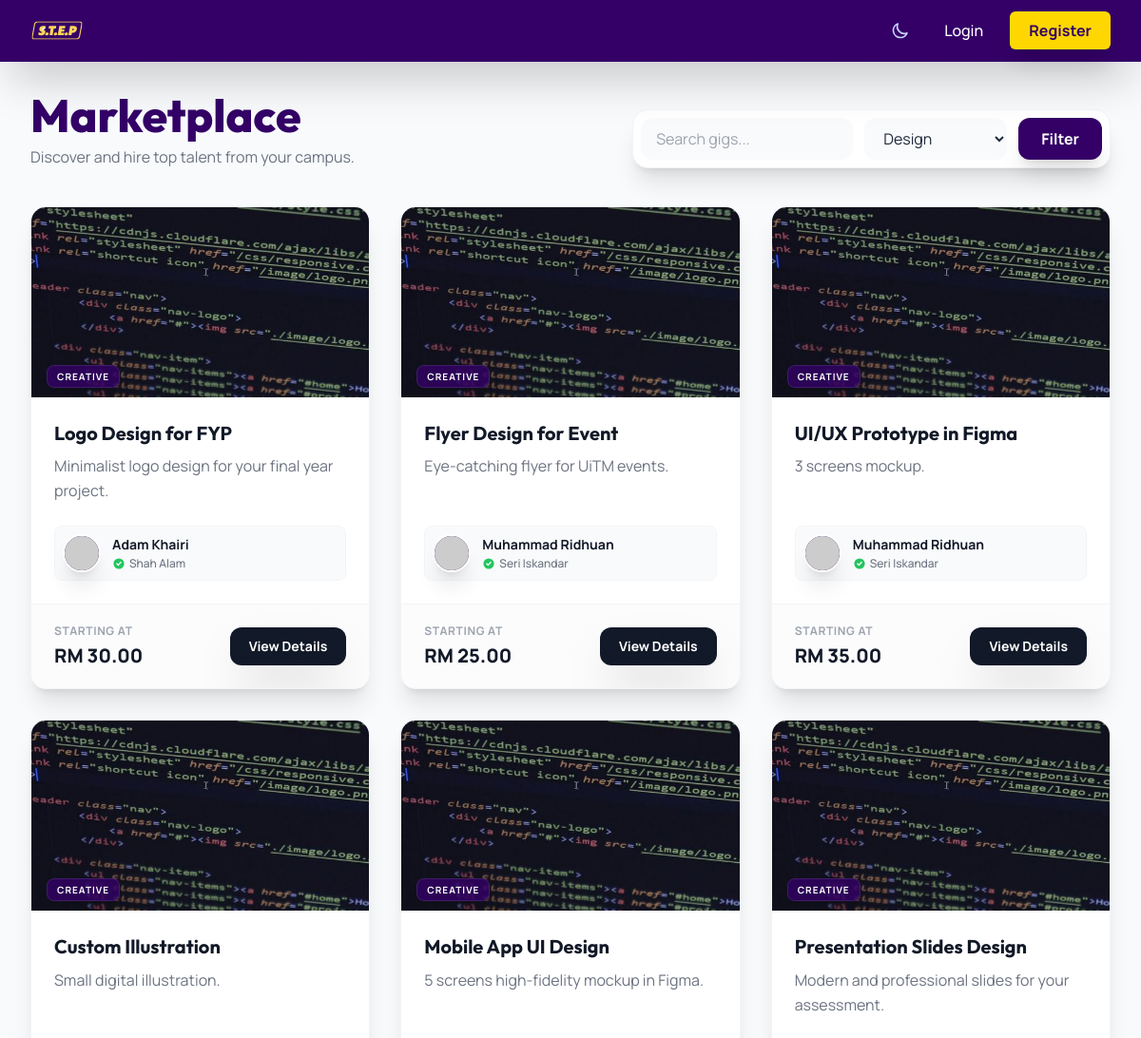
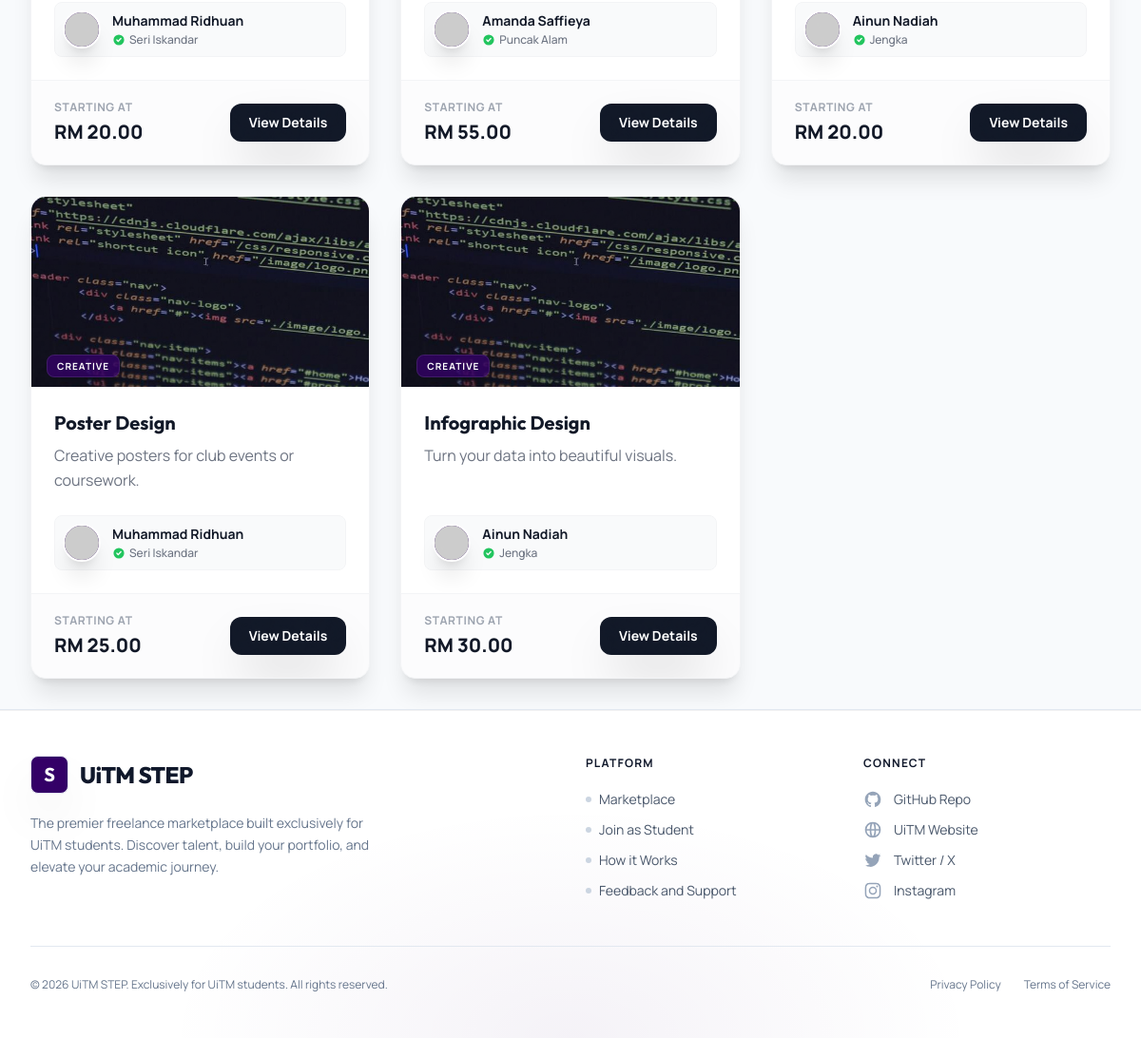
The page /marketplace?tag=Design on the database its author committed (2 pictures, top to bottom).
### tables this page shows
CREATE TABLE IF NOT EXISTS gigs (
    gig_id INT AUTO_INCREMENT PRIMARY KEY,
    seller_id INT NOT NULL,
    title VARCHAR(255) NOT NULL,
    description TEXT NOT NULL,
    price DECIMAL(10,2) NOT NULL,
    category VARCHAR(100) NOT NULL,
    status ENUM('active', 'inactive') DEFAULT 'active',
    image_url VARCHAR(255) DEFAULT NULL,
    youtube_url VARCHAR(255) DEFAULT NULL,
    created_at TIMESTAMP DEFAULT CURRENT_TIMESTAMP,
    FOREIGN KEY (seller_id) REFERENCES users(user_id) ON DELETE CASCADE
);

CREATE TABLE IF NOT EXISTS users (
    user_id INT AUTO_INCREMENT PRIMARY KEY,
    student_id VARCHAR(20) UNIQUE NOT NULL,
    name VARCHAR(100) NOT NULL,
    email VARCHAR(100) UNIQUE NOT NULL,
    password VARCHAR(255) NOT NULL,
    campus VARCHAR(100) NOT NULL,
    role ENUM('student', 'admin', 'banned') DEFAULT 'student',
    profile_picture VARCHAR(255) DEFAULT NULL,
    bio TEXT DEFAULT NULL,
    is_verified TINYINT(1) DEFAULT 0,
    otp_code VARCHAR(10) DEFAULT NULL,
    created_at TIMESTAMP DEFAULT CURRENT_TIMESTAMP
);

### includes/functions.php (called while the page is built, shortened)
<?php
function escape($string) {
    return htmlspecialchars($string ?? '', ENT_QUOTES, 'UTF-8');
}
function asset_url($path) {
    return ROOT_URL . ltrim($path, '/');
}
?>

### marketplace.php (the view, shortened to what this page needs)
<?php
require_once 'includes/functions.php';
require_once 'includes/db.php';
$limit = 9;
$page = isset($_GET['page']) ? (int)$_GET['page'] : 1;
$offset = ($page - 1) * $limit;
$tag_filter = $_GET['tag'] ?? '';
$search_query = trim($_GET['search'] ?? '');
$params = [];
$where_clauses = ["g.status = 'active'", "u.role = 'student'"];
$join_tags = "";
if (!empty($tag_filter)) {
    $join_tags = "JOIN gig_tags gt ON g.gig_id = gt.gig_id JOIN tags t ON gt.tag_id = t.tag_id";
    $where_clauses[] = "t.name = ?";
    $params[] = $tag_filter;
}
$where_sql = implode(' AND ', $where_clauses);
$sql = "SELECT g.*, u.name as seller_name, u.campus, u.profile_picture
        FROM gigs g
        JOIN users u ON g.seller_id = u.user_id
        $join_tags
        WHERE $where_sql
        GROUP BY g.gig_id
        ORDER BY g.created_at DESC
        LIMIT $limit OFFSET $offset";
$stmt = $pdo->prepare($sql);
$stmt->execute($params);
$gigs = $stmt->fetchAll();
$tags = $pdo->query("SELECT name FROM tags ORDER BY name ASC")->fetchAll();
require_once 'includes/header.php';
?>
<div class="mb-10 flex flex-col md:flex-row md:items-end justify-between gap-6">
    <div>
        <h1 class="text-4xl sm:text-5xl font-extrabold text-uitmPurple dark:text-white font-serif mb-2 transition-colors duration-300">Marketplace</h1>
        <p class="text-gray-500 dark:text-slate-400 transition-colors duration-300">Discover and hire top talent from your campus.</p>
    </div>
    <form action="marketplace" method="GET" class="flex flex-wrap gap-3 items-center bg-white dark:bg-slate-900 p-2 rounded-2xl shadow-xl border border-gray-100 dark:border-slate-800 transition-colors duration-300">
        <input type="text" name="search" placeholder="Search gigs..." value="<?php echo escape($search_query); ?>" class="px-4 py-2.5 bg-gray-50 dark:bg-slate-800 border-transparent rounded-xl focus:ring-2 focus:ring-uitmGold focus:bg-white dark:focus:bg-slate-700 text-slate-800 dark:text-slate-200 placeholder-gray-400 dark:placeholder-slate-500 transition-all outline-none w-full sm:w-auto">
        <select name="tag" class="px-4 py-2.5 bg-gray-50 dark:bg-slate-800 border-transparent rounded-xl focus:ring-2 focus:ring-uitmGold focus:bg-white dark:focus:bg-slate-700 text-slate-800 dark:text-slate-200 transition-all outline-none cursor-pointer max-w-[150px]">
            <?php foreach ($tags as $t): ?>
                <option value="<?php echo escape($t['name']); ?>" <?php if($tag_filter === $t['name']) echo 'selected'; ?>><?php echo escape($t['name']); ?></option>
            <?php endforeach; ?>
        </select>
        <button type="submit" class="bg-uitmPurple text-white px-6 py-2.5 rounded-xl hover:bg-indigo-900 transition-all duration-300 font-bold shadow-xl">Filter</button>
    </form>
</div>
<?php if (count($gigs) > 0): ?>
    <div class="grid grid-cols-1 md:grid-cols-2 lg:grid-cols-3 gap-8">
        <?php $delay = 0; ?>
        <?php foreach ($gigs as $gig): ?>
            <div class="bg-white dark:bg-slate-900 rounded-2xl shadow-xl hover:shadow-2xl transition-all duration-500 flex flex-col overflow-hidden border border-gray-100 dark:border-slate-800 transform hover:-translate-y-2 animate-fade-in-up opacity-0" style="animation-delay: <?php echo $delay; ?>ms; animation-fill-mode: forwards;">
                <div class="w-full aspect-video bg-gray-200 dark:bg-slate-800 relative overflow-hidden group">
                    <?php
                        $media_items = [];
                        if (empty($media_items)) {
                            $thumb = 'assets/img/cat_programming.jpg';
                            $media_items[] = ['type' => 'image', 'content' => asset_url($thumb)];
                        }
                    ?>
                    <div id="slider-<?php echo $gig['gig_id']; ?>" class="h-full w-full relative">
                        <?php foreach ($media_items as $index => $item): ?>
                            <div class="card-slide absolute inset-0 transition-opacity duration-300 <?php echo $index === 0 ? 'opacity-100 z-10' : 'opacity-0 z-0'; ?>" data-index="<?php echo $index; ?>">
                                <?php if ($item['type'] === 'youtube'): ?>
                                    <iframe class="w-full h-full pointer-events-none" src="<?php echo $item['content']; ?>?controls=0&mute=1&loop=1" frameborder="0"></iframe>
                                <?php else: ?>
                                    <img src="<?php echo $item['content']; ?>" alt="<?php echo escape($gig['title']); ?>" class="w-full h-full object-cover transition-transform duration-700 group-hover:scale-110">
                                <?php endif; ?>
                            </div>
                        <?php endforeach; ?>
                    </div>
                    <div class="absolute bottom-3 left-4 pointer-events-none z-20">
                        <span class="text-[10px] font-bold text-white uppercase tracking-widest bg-uitmPurple/80 backdrop-blur-sm px-2.5 py-1 rounded-lg border border-white/10 shadow-xl"><?php echo escape($gig['category']); ?></span>
                    </div>
                </div>
                <div class="p-6 flex-grow flex flex-col">
                    <h3 class="text-xl font-bold text-gray-900 dark:text-white mb-2 leading-snug hover:text-uitmPurple dark:hover:text-purple-300 transition-colors cursor-pointer font-serif line-clamp-2"><?php echo escape($gig['title']); ?></h3>
                    <p class="text-gray-500 dark:text-slate-400 mb-6 line-clamp-3 leading-relaxed"><?php echo escape($gig['description']); ?></p>
                    <div class="text-sm text-gray-600 dark:text-slate-400 flex items-center bg-gray-50 dark:bg-slate-800 p-2 rounded-lg border border-gray-100 dark:border-slate-700 mt-auto transition-colors duration-300">
                        <?php
                            $seller_avatar = !empty($gig['profile_picture'])
                                ? asset_url($gig['profile_picture'])
                                : 'https://ui-avatars.com/api/?name=' . urlencode($gig['seller_name']) . '&background=330066&color=FFD700';
                        ?>
                        <div class="w-10 h-10 rounded-full bg-uitmPurple flex items-center justify-center text-white font-bold mr-3 overflow-hidden shrink-0 border-2 border-white shadow-xl">
                            <img src="<?php echo $seller_avatar; ?>" alt="<?php echo escape($gig['seller_name']); ?>" class="w-full h-full object-cover">
                        </div>
                        <div>
                            <span class="block font-bold text-gray-900 dark:text-white text-sm"><?php echo escape($gig['seller_name']); ?></span>
                            <span class="flex items-center text-xs text-gray-500 dark:text-slate-500 mt-0.5 font-medium">
                                <svg class="w-3.5 h-3.5 text-green-500 mr-1" fill="currentColor" viewBox="0 0 20 20"><path fill-rule="evenodd" d="M10 18a8 8 0 100-16 8 8 0 000 16zm3.707-9.293a1 1 0 00-1.414-1.414L9 10.586 7.707 9.293a1 1 0 00-1.414 1.414l2 2a1 1 0 001.414 0l4-4z" clip-rule="evenodd"></path></svg>
                                <?php echo escape(str_replace(['UiTM Kampus ', 'UiTM '], '', $gig['campus'])); ?>
                            </span>
                        </div>
                    </div>
                </div>
                <div class="bg-gray-50/50 dark:bg-slate-950/50 px-6 py-5 mt-auto border-t border-gray-100 dark:border-slate-800 flex items-center justify-between transition-colors duration-300">
                    <div class="flex flex-col">
                        <span class="text-xs text-gray-400 dark:text-slate-500 uppercase font-bold tracking-wider mb-1">Starting at</span>
                        <span class="text-xl font-extrabold text-gray-900 dark:text-white">RM <?php echo number_format($gig['price'], 2); ?></span>
                    </div>
                    <a href="<?php echo ROOT_URL; ?>gigs/details?id=<?php echo $gig['gig_id']; ?>" class="text-sm bg-gray-900 dark:bg-slate-800 hover:bg-uitmPurple text-white px-5 py-2.5 rounded-xl font-bold transition-all duration-300 shadow-2xl hover:shadow-2xl transform hover:scale-105">View Details</a>
                </div>
            </div>
            <?php $delay += 100; ?>
        <?php endforeach; ?>
    </div>
<?php endif; ?>
<?php require_once 'includes/footer.php'; ?>

### rows shown on the page
gigs: title "Logo Design for FYP", description "Minimalist logo design for your final year project.", seller.name "Adam Khairi", seller.campus "Shah Alam", price "30.00"
gigs: title "Flyer Design for Event", description "Eye-catching flyer for UiTM events.", seller.name "Muhammad Ridhuan", seller.campus "Seri Iskandar", price "25.00"
gigs: title "UI/UX Prototype in Figma", description "3 screens mockup.", seller.name "Muhammad Ridhuan", seller.campus "Seri Iskandar", price "35.00"
gigs: title "Custom Illustration", description "Small digital illustration.", seller.name "Muhammad Ridhuan", seller.campus "Seri Iskandar", price "20.00"
gigs: title "Mobile App UI Design", description "5 screens high-fidelity mockup in Figma.", seller.name "Amanda Saffieya", seller.campus "Puncak Alam", price "55.00"
gigs: title "Presentation Slides Design", description "Modern and professional slides for your assessment.", seller.name "Ainun Nadiah", seller.campus "Jengka", price "20.00"
gigs: title "Poster Design", description "Creative posters for club events or coursework.", seller.name "Muhammad Ridhuan", seller.campus "Seri Iskandar", price "25.00"
gigs: title "Infographic Design", description "Turn your data into beautiful visuals.", seller.name "Ainun Nadiah", seller.campus "Jengka", price "30.00"

### other values the page prints
form field tag "Design"
